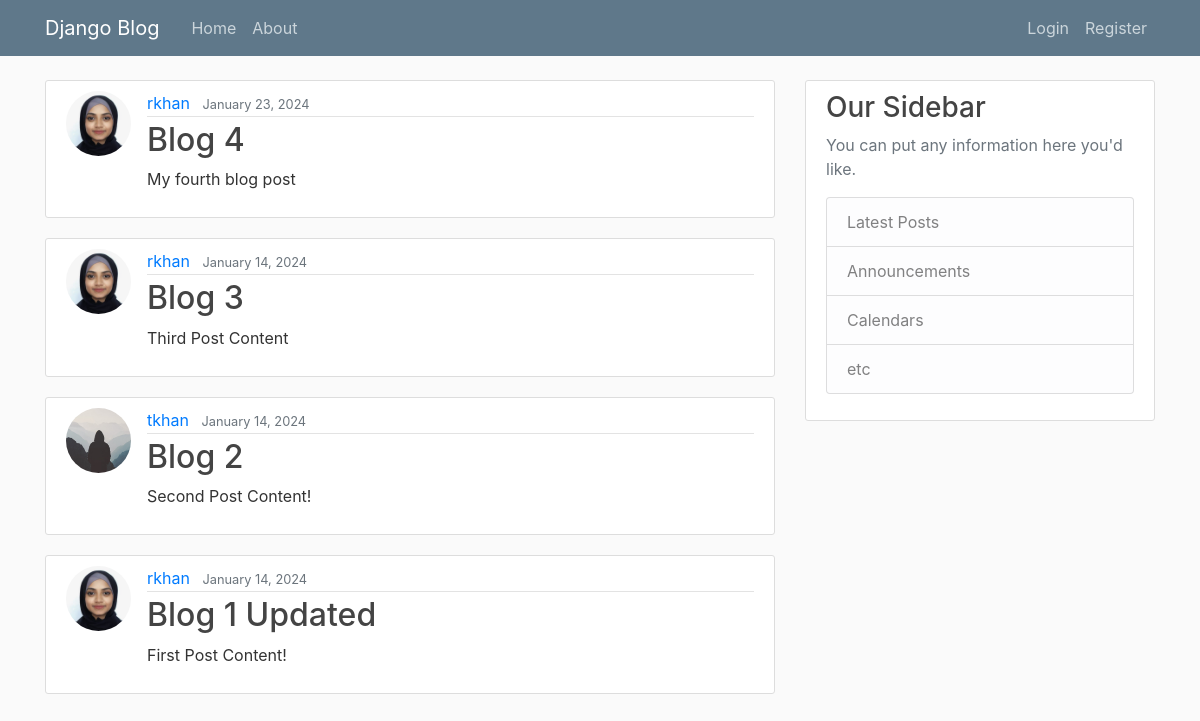
Before: / with the older database file.
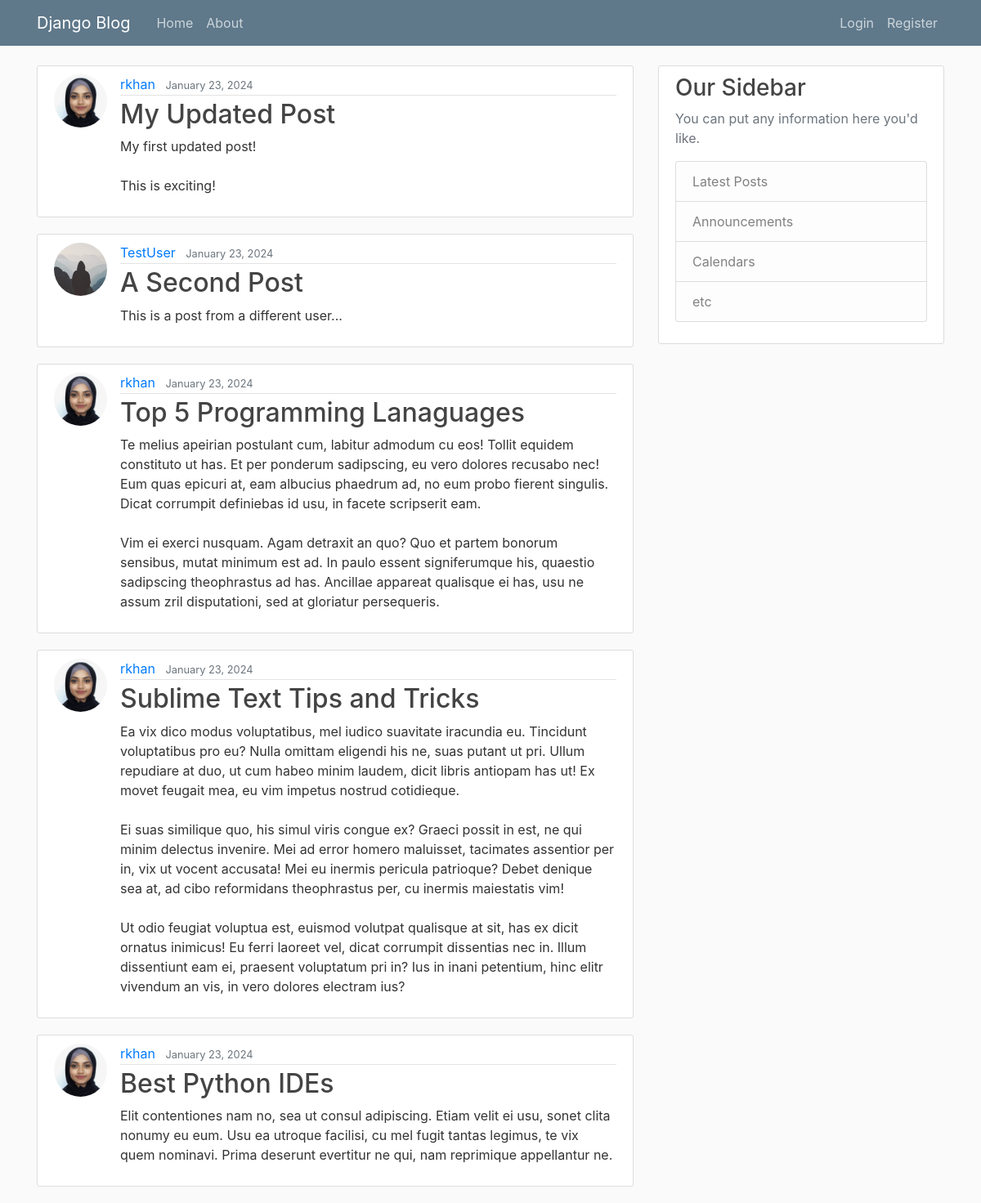
After: the same page with the newer database file.
### blog/models.py (models this page shows, shortened)
class Post(models.Model):
    title = models.CharField(max_length=100)
    content = models.TextField()
    date_posted = models.DateTimeField(default=timezone.now())
    author = models.ForeignKey(User, on_delete=models.CASCADE)

### users/models.py (models this page shows, shortened)
class Profile(models.Model):
    user = models.OneToOneField(User, on_delete=models.CASCADE)
    image = models.ImageField(default='default.jpg', upload_to='profile_pics')

### blog/views.py (the view)
# urls.py: path("", PostListView.as_view(), name='blog-home'),
class PostListView(ListView):
    model = Post
    template_name = 'blog/home.html' # <app>/<model>_<viewtype>.html
    context_object_name = 'posts'
    ordering = ['-date_posted']
    paginate_by = 5

### blog/templates/blog/home.html
{% extends "blog/base.html" %}
{% block content %}
    {% for post in posts %}
        <article class="media content-section">
            <img class="rounded-circle article-img" src="{{ post.author.profile.image.url }}" alt="">
            <div class="media-body">
            <div class="article-metadata">
                <a class="mr-2" href="#">{{ post.author }}</a>
                <small class="text-muted">{{ post.date_posted|date:"F d, Y" }}</small>
            </div>
            <h2><a class="article-title" href="{% url 'post-detail' post.id %}">{{ post.title }}</a></h2>
            <p class="article-content">{{ post.content }}</p>
            </div>
        </article>
    {% endfor %}
{% endblock content %}

Changed rows visible on the page:
no longer on this page (row unchanged): Post: author.profile.image (picture), author "rkhan", date_posted "January 23, 2024", title "Blog 4", content "My fourth blog post"
no longer on this page (row unchanged): Post: author.profile.image (picture), author "rkhan", date_posted "January 14, 2024", title "Blog 3", content "Third Post Content"
no longer on this page (row unchanged): Post: author.profile.image (placeholder picture), author "tkhan", date_posted "January 14, 2024", title "Blog 2", content "Second Post Content!"
no longer on this page (row unchanged): Post: author.profile.image (picture), author "rkhan", date_posted "January 14, 2024", title "Blog 1 Updated", content "First Post Content!"
added Post: author.profile.image (picture), author "rkhan", date_posted "January 23, 2024", title "My Updated Post", content "My first updated post! This is exciting!"
added Post: author.profile.image (placeholder picture), author "TestUser", date_posted "January 23, 2024", title "A Second Post", content "This is a post from a different user..."
added Post: author.profile.image (picture), author "rkhan", date_posted "January 23, 2024", title "Top 5 Programming Lanaguages", content "Te melius apeirian postulant cum, labitur admodum cu eos! Tollit equidem constituto ut has. Et per ponderum sadipscing, eu vero dolores recusabo nec! Eum quas epicuri at, eam albucius phaedrum ad, no eum probo fierent singulis. Dicat corrumpit definiebas id usu, in facete scripserit eam. Vim ei exerci nusquam. Agam detraxit an quo? Quo et partem bonorum sensibus, mutat minimum est ad. In paulo essent signiferumque his, quaestio sadipscing theophrastus ad has. Ancillae appareat qualisque ei has, usu ne assum zril disputationi, sed at gloriatur persequeris."
added Post: author.profile.image (picture), author "rkhan", date_posted "January 23, 2024", title "Sublime Text Tips and Tricks", content "Ea vix dico modus voluptatibus, mel iudico suavitate iracundia eu. Tincidunt voluptatibus pro eu? Nulla omittam eligendi his ne, suas putant ut pri. Ullum repudiare at duo, ut cum habeo minim laudem, dicit libris antiopam has ut! Ex movet feugait mea, eu vim impetus nostrud cotidieque. Ei suas similique quo, his simul viris congue ex? Graeci possit in est, ne qui minim delectus invenire. Mei ad error homero maluisset, tacimates assentior per in, vix ut vocent accusata! Mei eu inermis pericula patrioque? Debet denique sea at, ad cibo reformidans theophrastus per, cu inermis maiestatis vim! Ut odio feugiat voluptua est, euismod volutpat qualisque at sit, has ex dicit ornatus inimicus! Eu…"
added Post: author.profile.image (picture), author "rkhan", date_posted "January 23, 2024", title "Best Python IDEs", content "Elit contentiones nam no, sea ut consul adipiscing. Etiam velit ei usu, sonet clita nonumy eu eum. Usu ea utroque facilisi, cu mel fugit tantas legimus, te vix quem nominavi. Prima deserunt evertitur ne qui, nam reprimique appellantur ne."
